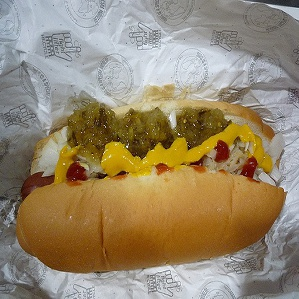
#> input picture images/hotdog/hotdog_1026.jpg, 299 x 299 px, found by its file name; its folder holds 4 pictures in this run
$ jupyter execute --allow-errors project.ipynb
#> lines starting #> are read from the running program, lines starting #| are printed output that depends on the picture; pictures that were not available may be replaced by others from this repository, and a replacement may not be noted
[cell 1]
import os
#-------------------------------------------------------------------------------
def rename_images(paths):
    for path in paths:
        for i,filename in enumerate(os.listdir(path)):
            os.rename(path+filename, filename.split('_')[1]+'_'+str(i)+'.jpg')
#> pass 2 of the loop in rename_images, `for path in paths:`:
#-------------------------------------------------------------------------------
def combine_images(img_path1,img_path2):
    image_paths = os.listdir(img_path1) + os.listdir(img_path2)
    labels = [0] * len(os.listdir(img_path1)) + [1] * len(os.listdir(img_path2))
    return image_paths,labels
#-------------------------------------------------------------------------------

[cell 2]
# rename images
rename_images(['./images/hotdog/','./images/notdog/'])

[cell 3]
combined_path,labels = combine_images('./images/hotdog/','./images/notdog/')

[cell 4]
import cv2 as cv
import numpy as np
from sklearn.cluster import KMeans
from sklearn.model_selection import train_test_split
from sklearn.svm import SVC

# get descriptors (feature extraction)
def sift(img_path):
#> called with img_path = 'hotdog_1026.jpg'
    img = cv.imread(img_path)
#> img is the input picture: shape (299, 299, 3); mean B, G, R 109, 135.5, 150.7
    gray = cv.cvtColor(img,cv.COLOR_BGR2GRAY)
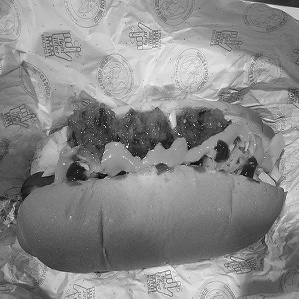
#> gray: shape (299, 299); min 1, max 254, mean 137
    sift = cv.SIFT_create()
    kp,desc = sift.detectAndCompute(gray,None) #tuple,nd-array
#> kp = 405 keypoints; strongest (x, y, size): (100, 176, 5.2), (122, 173, 4.6), (222, 152, 10.5), (173, 123, 5.3)
    return kp,desc
#-------------------------------------------------------------------------------
# KNN clustering into VWs
def cluster(features,K):
    kmeans = KMeans(n_clusters=K)
    features = features.reshape(-1, 1)
    kmeans.fit(features)
    return kmeans.cluster_centers_
#-------------------------------------------------------------------------------
# histogram
def histogram(img_path,words,kmeans):
    kp,desc = sift(img_path=img_path)

    word = kmeans.predict(desc)

    hist = np.zeros(len(words))
    for word in words:
        hist[word]+=1
    hist = hist / len(kp)
    return hist
# train
#-------------------------------------------------------------------------------
# evaluate
def train(img_paths,labels,K):
    features = []
    for img in img_paths:
        _,desc = sift(img)
        features.append(desc)
#> pass 2 of the loop in train, `for img in img_paths:`:
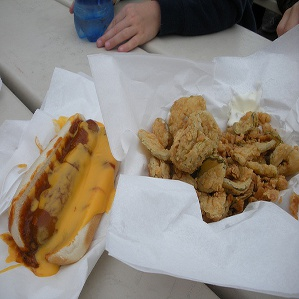
#> input picture images/hotdog/hotdog_1035.jpg, 299 x 299 px, found by its file name
#> in sift, img is the input picture: shape (299, 299, 3); mean B, G, R 127.3, 137.1, 145.6
#> in sift (call 2), `gray = cv.cvtColor(img,cv.COLOR_BGR2GRAY)`:
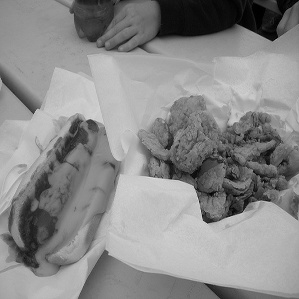
#> gray: shape (299, 299); min 0, max 226, mean 138.5
#> kp = 324 keypoints; strongest (x, y, size): (207, 218, 7.3), (233, 210, 8.4), (171, 178, 1.9), (79, 134, 23.3)
#> pass 3 of the loop in train, `for img in img_paths:`:
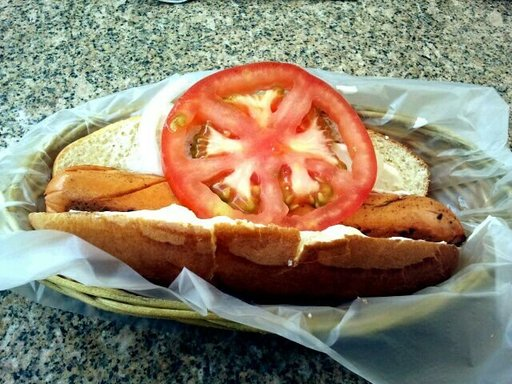
#> input picture images/hotdog/hotdog_1058.jpg, 512 x 384 px, found by its file name
#> in sift, img is the input picture: shape (384, 512, 3); mean B, G, R 110.6, 132.2, 142.7
#> in sift (call 3), `gray = cv.cvtColor(img,cv.COLOR_BGR2GRAY)`:
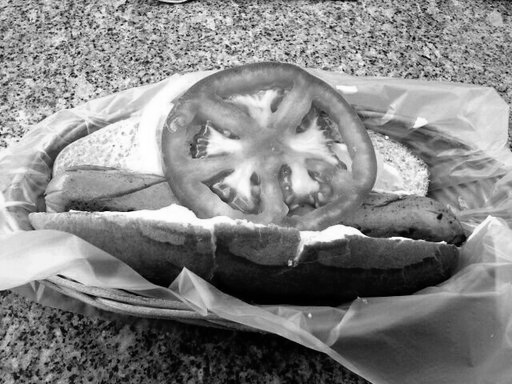
#> gray: shape (384, 512); min 0, max 255, mean 132.9
#> kp = 2269 keypoints; strongest (x, y, size): (443, 242, 2.2), (394, 238, 2.7), (402, 239, 3.3), (34, 80, 1.9)
#> the loop made 5 passes; the first 3 are shown
    words = cluster(features=features,K=K)
    kmeans = KMeans(n_clusters=K)
    kmeans.cluster_centers_ = words

    histogram_list = []
    label_list = []

    for im,label in zip(img_paths,labels):
        histogram_list.append(histogram(im,words,kmeans))
        label_list.append(label)

    X_train,X_test,Y_train,Y_test = train_test_split(histogram_list,label_list,test_size=0.2)

    svm = SVC(kernel='linear')
    svm.fit(X_train,Y_train)

    accuracy = svm.score(X_test,Y_test)
    print('Accuracy: {:.2f}%'.format(accuracy*100))
    return svm
# [10 lines of commented-out code are left out]
